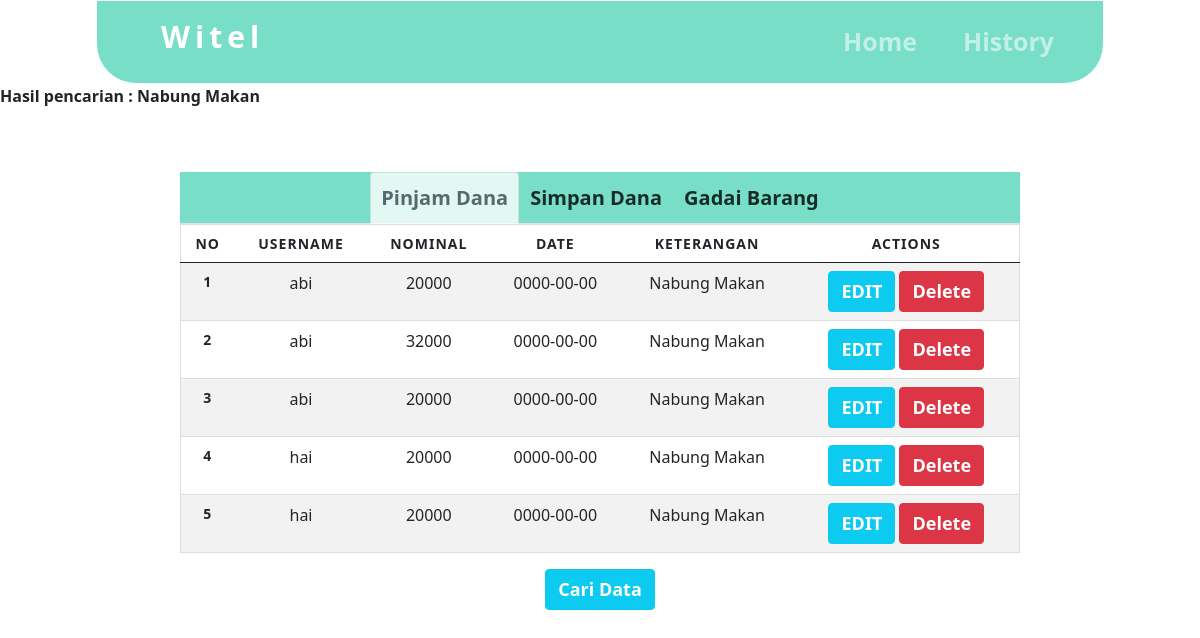
/history.php?cari=Nabung Makan, run on the app's committed database.
### tables this page shows
CREATE TABLE `pinjam` (
  `id_pinjam` int(20) NOT NULL,
  `username` varchar(20) NOT NULL,
  `nominal` int(20) NOT NULL,
  `date` date NOT NULL,
  `keterangan` text NOT NULL,
  `cicil` int(20) NOT NULL
);

### history.php (the view, shortened to what this page needs)
<?php
$sessionuser = $_SESSION['username'];
?>
<!DOCTYPE html>
<html>
<head>
	<link href="https://cdn.jsdelivr.net/npm/bootstrap@5.0.2/dist/css/bootstrap.min.css" rel="stylesheet">
</head>
<body>
	<nav id="web-navbar" style="color: #0F044C;" class="cont-nav navbar navbar-expand-lg navbar-dark  py-2">
		<a class="navbar-brand witel" href="index.php">Witel</a>
		<div class="collapse navbar-collapse" id="navbarSupportedContent">
			<ul class="navbar-nav ml-auto container-textt">
				<li class="nav-item active">
					<a class="textt nav-link" href="index.php">Home</a>
				</li>
				<li class="nav-item">
					<a class=" textt nav-link" onclick="return invalid(this)" href="history.php?user=<?php echo $sessionuser ?>">History</a>
				</li>
				<li class="nav-item">
					<a href="#">
						<p class=" textt nav-link"><?php echo $sessionuser ?></p>
					</a>
				</li>
			</ul>
		</div>
	</nav>
	<?php
	if (isset($_GET['cari'])) {
		$cari = $_GET['cari'];
		echo "<b>Hasil pencarian : " . $cari . "</b>";
	}
	?>
	<div class="container-his">
		<div class="nav nav-tabs" id="nav-tab" role="tablist" style="background-color: #78DEC7;">
			<button class="nav-link simpin active" onclick="active" id="nav-home-tab" data-bs-toggle="tab" data-bs-target="#nav-home" type="button" role="tab" aria-controls="nav-home" aria-selected="true">
				Pinjam Dana
			</button>
			<button class="nav-link simpin" id="nav-profile-tab" data-bs-toggle="tab" data-bs-target="#nav-profile" type="button" role="tab" aria-controls="nav-profile" aria-selected="false">
				Simpan Dana
			</button>
			<button class="nav-link simpin" id="nav-non-tab" data-bs-toggle="tab" data-bs-target="#nav-non" type="button" role="tab" aria-controls="nav-non" aria-selected="false">
				Gadai Barang
			</button>
		</div>
		<div class="tab-content" id="nav-tabContent">
			<div class="tab-pane fade show active" id="nav-home" role="tabpanel" aria-labelledby="nav-home-tab">
				<table class="table table-striped">
					<thead>
						<tr>
							<th scope="col">No</th>
							<th scope="col">Username</th>
							<th scope="col">Nominal</th>
							<th scope="col">Date</th>
							<th scope="col">Keterangan</th>
							<th scope="col">Actions</th>
						</tr>
					</thead>
					<?php
					include 'config.php';
					$data = mysqli_query($connect, "SELECT * from pinjam where username like '$sessionuser'");
					if (isset($_GET['cari'])) {
						$cari = $_GET['cari'];
						$data = mysqli_query($connect, "SELECT * from pinjam where keterangan like '%" . $cari . "%'");
					} else {
						$data = mysqli_query($connect, "SELECT * from pinjam where username like '$sessionuser'");
					}
					$no = 1;
					while ($d = mysqli_fetch_array($data)) {
					?>
						<tr>
							<th scope="row"><?php echo $no++; ?></th>
							<td><?php echo $d['username']; ?>
							<td><?php echo $d['nominal']; ?></td>
							<td><?php echo $d['date']; ?></td>
							<td><?php echo $d['keterangan']; ?></td>
							<td>
								<button type="button" class="btn btn-info"><a href="pinjam/edit-pinjam.php?id=<?php echo $d['id_pinjam']; ?>">EDIT</a></button>
								<button type="button" class="btn btn-danger"><a href="proses.php?action=deletepinjam&id=<?php echo $d['id_pinjam']; ?>" onclick="alert('Berhasil Menghapus Data')">Delete</a></button>
							</td>
						</tr>
					<?php
					}
					?>
				</table>
			</div>
			<div class="container">
				<button type="button" class="btn btn-info"><a href="search.php">Cari Data</a></button>
			</div>
		</div>
	</div>
</body>
</html>

### history.php (style rules this page uses)
body { background-color: #ffff; }
.cont-nav { border: 1px solid white; margin-right: 10vw; margin-left: 10vw; background: #78DEC7; }
.textt { font-size: 24px; font-weight: 600; word-spacing: 20px; margin: 0px 15px 0px 15px; }
.cont-nav { margin-right: 8vw; margin-left: 8vw; background: #78DEC7; border-bottom-right-radius: 40px; border-bottom-left-radius: 40px; }
a, a .nav-link { text-decoration: none !important; }
.witel { letter-spacing: 5px; font-size: 30px; padding-left: 4rem; padding-bottom: 1rem; }
@media only screen and (max-width: 1460px) { * { transition: .6s; } }
@media only screen and (max-width: 1460px) { .textt { position: relative; left: -13%; } }
@media only screen and (max-width: 1260px) { .textt { position: relative; left: 27%; } }
.textt { box-sizing: border-box; padding: 10px; text-align: justify; font-size: 25PX; position: relative; left: 45vw; }
.container-his { box-sizing: border-box; width: 70%; position: relative; left: 15%; margin-top: 4rem; height: auto; }
.simpin { font-size: 20px; font-weight: 600; padding: 10px; color: black; opacity: 0.8; }
.nav { display: flex; justify-content: center; }
a { text-decoration: none; color: #ffff; font-size: 18px; font-weight: 600; }
table { border: 1px solid #ccc; border-collapse: collapse; margin: 0; padding: 0; width: 100%; }
table tr { border: 1px solid #ddd; padding: 5px; }
table th, table td { padding: 10px; text-align: center; }
table th { font-size: 14px; letter-spacing: 1px; text-transform: uppercase; }
.container { display: flex; justify-content: center }

### data on the page
pinjam: username "abi", nominal "20000", date "0000-00-00", keterangan "Nabung Makan"
pinjam: username "abi", nominal "32000", date "0000-00-00", keterangan "Nabung Makan"
pinjam: username "abi", nominal "20000", date "0000-00-00", keterangan "Nabung Makan"
pinjam: username "hai", nominal "20000", date "0000-00-00", keterangan "Nabung Makan"
pinjam: username "hai", nominal "20000", date "0000-00-00", keterangan "Nabung Makan"

### other printed values
$cari "Nabung Makan"
